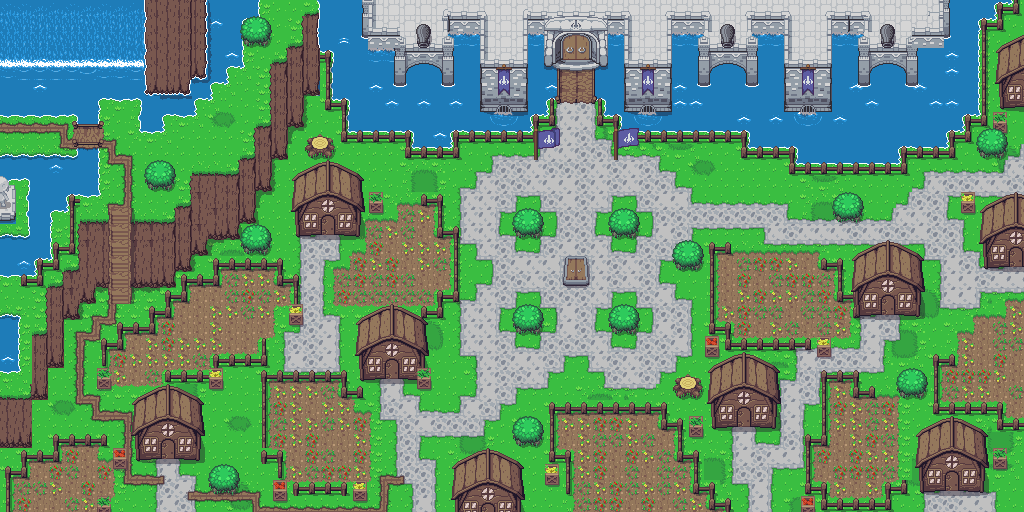

This game map was drawn from its Tiled (.tmx) file and the tilesets committed beside it. A one-line description and the trimmed map source follow:
An orthogonal 64x32 tile map with 16x16 px tiles, 23 tile layers (Collisions, Grass , WaterFall , WaterGround  , ...) and 4 objects (WaterfallEntrance, CastleEntrance, Spawn, SpawnItems).

<map version="1.10" tiledversion="1.10.0" orientation="orthogonal" renderorder="right-down" width="64" height="32" tilewidth="16" tileheight="16" infinite="0" nextlayerid="28" nextobjectid="5">
 <tileset firstgid="1" source="../tsx/Overworld_tiled.tsx" />
 <layer id="25" name="Collisions" width="64" height="32">
  <data>[2048 cells, 556 non-empty, 1 distinct tile ids]</data>
 </layer>
 <layer id="3" name="Grass " width="64" height="32">
  <data>[2048 cells, 1953 non-empty, 21 distinct tile ids]</data>
 </layer>
 <layer id="1" name="WaterFall " width="64" height="32">
  <data>[2048 cells, 45 non-empty, 12 distinct tile ids]</data>
 </layer>
 <layer id="2" name="WaterGround  " width="64" height="32">
  <data>[2048 cells, 433 non-empty, 9 distinct tile ids]</data>
 </layer>
 <layer id="4" name="Outline Ground " width="64" height="32">
  <data>[2048 cells, 135 non-empty, 13 distinct tile ids]</data>
 </layer>
 <layer id="6" name="Statue " width="64" height="32">
  <data>[2048 cells, 3 non-empty, 3 distinct tile ids]</data>
 </layer>
 <layer id="7" name="Cliff" width="64" height="32">
  <data>[2048 cells, 162 non-empty, 24 distinct tile ids]</data>
 </layer>
 <layer id="9" name="Fence " width="64" height="32">
  <data>[2048 cells, 9 non-empty, 4 distinct tile ids]</data>
 </layer>
 <layer id="20" name="Field Outline " width="64" height="32">
  <data>[2048 cells, 213 non-empty, 12 distinct tile ids]</data>
 </layer>
 <layer id="16" name="Graver Ground " width="64" height="32">
  <data>[2048 cells, 241 non-empty, 3 distinct tile ids]</data>
 </layer>
 <layer id="17" name="Outline Gound " width="64" height="32">
  <data>[2048 cells, 304 non-empty, 12 distinct tile ids]</data>
 </layer>
 <layer id="27" name="Roads" width="64" height="32">
  <data>[2048 cells, 95 non-empty, 12 distinct tile ids]</data>
 </layer>
 <layer id="8" name="Bridge " width="64" height="32">
  <data>[2048 cells, 39 non-empty, 18 distinct tile ids]</data>
 </layer>
 <layer id="13" name="Castle" width="64" height="32">
  <data>[2048 cells, 194 non-empty, 50 distinct tile ids]</data>
 </layer>
 <layer id="12" name="Castle Entrance " width="64" height="32">
  <data>[2048 cells, 38 non-empty, 21 distinct tile ids]</data>
 </layer>
 <layer id="15" name="Canon" width="64" height="32">
  <data>[2048 cells, 71 non-empty, 9 distinct tile ids]</data>
 </layer>
 <layer id="19" name="Field " width="64" height="32">
  <data>[2048 cells, 243 non-empty, 4 distinct tile ids]</data>
 </layer>
 <layer id="21" name="Fence Gate " width="64" height="32">
  <data>[2048 cells, 149 non-empty, 10 distinct tile ids]</data>
 </layer>
 <layer id="18" name="Houses" width="64" height="32">
  <data>[2048 cells, 196 non-empty, 26 distinct tile ids]</data>
 </layer>
 <layer id="22" name="Egouts " width="64" height="32">
  <data>[2048 cells, 4 non-empty, 4 distinct tile ids]</data>
 </layer>
 <layer id="23" name="Food Chest " width="64" height="32">
  <data>[2048 cells, 31 non-empty, 6 distinct tile ids]</data>
 </layer>
 <layer id="14" name="Tree" width="64" height="32">
  <data>[2048 cells, 52 non-empty, 4 distinct tile ids]</data>
 </layer>
 <layer id="24" name="Flag " width="64" height="32">
  <data>[2048 cells, 22 non-empty, 14 distinct tile ids]</data>
 </layer>
 <objectgroup id="26" name="Waypoints">
  <object id="1" name="WaterfallEntrance" x="-0.25" y="116.25" width="28.5" height="37.5" />
  <object id="2" name="CastleEntrance" x="13.75" y="131">
   <point />
  </object>
  <object id="3" name="Spawn" x="33.25" y="130">
   <point />
  </object>
  <object id="4" name="SpawnItems" x="123" y="114">
   <point />
  </object>
 </objectgroup>
</map>
